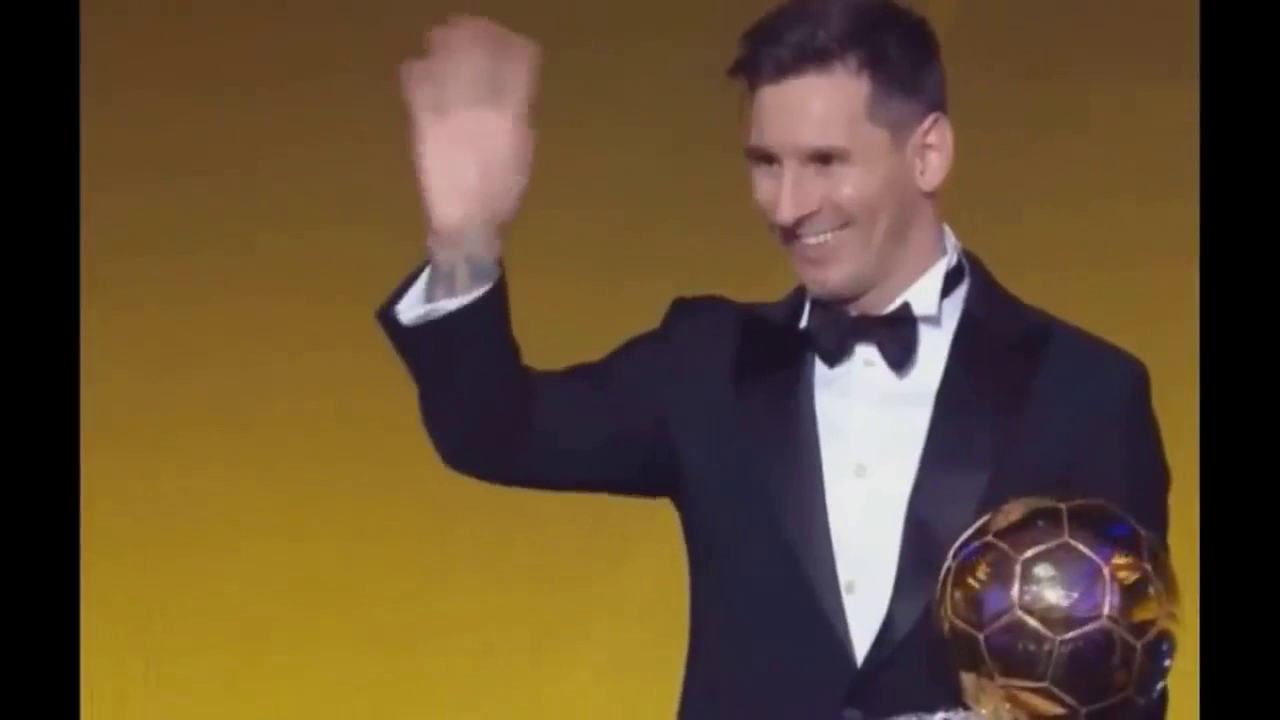
#> input picture frame 18 of video/la_cabra.mp4, 1280 x 720 px
$ python app.py
#> lines starting #> are read from the running program, lines starting #| are printed output that depends on the picture; after the words box and inside, x2 and y2 are one past the last pixel; in counts of white or black regions, pixels touching at a corner belong together
import cv2
import threading
import numpy as np


cascPath = "haarcascade_frontalface_default.xml"
eyePath = "haarcascade_eye.xml"


face_cascade = cv2.CascadeClassifier(cv2.data.haarcascades + cascPath)
eye_cascade = cv2.CascadeClassifier(cv2.data.haarcascades + eyePath)


if face_cascade.empty() or eye_cascade.empty():
    print("Erro: Não foi possível carregar os classificadores Haar Cascade.")
    exit()


cap = cv2.VideoCapture('video/la_cabra.mp4')
if not cap.isOpened():
    print("Erro: Não foi possível abrir o arquivo de vídeo.")
    exit()

cap_lock = threading.Lock()

while True:
    ret, img = cap.read()
#> img is the input picture: shape (720, 1280, 3); mean B, G, R 49.3, 78.3, 100.2
    if not ret:
        break


    gray = cv2.cvtColor(img, cv2.COLOR_BGR2GRAY)
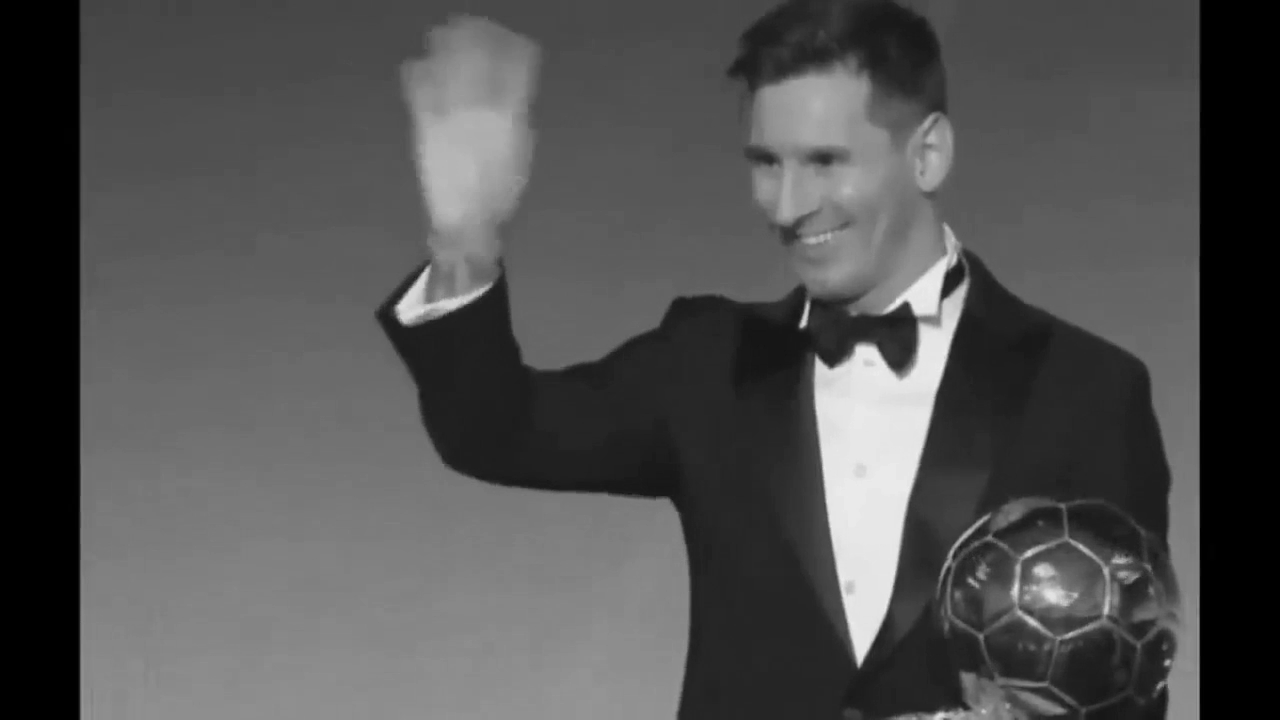
#> gray: shape (720, 1280); min 0, max 240, mean 81.5


    faces = face_cascade.detectMultiScale(gray, 1.3, 5)
#> faces = [[889, 121, 69, 69], [696, 79, 208, 208]]


    for (x, y, w, h) in faces:
        cv2.rectangle(img, (x, y), (x + w, y + h), (55, 1, 10), 2)
        roi_gray = gray[y:y+h, x:x+w]
        roi_color = img[y:y+h, x:x+w]

        eyes = eye_cascade.detectMultiScale(roi_gray, 1.3, 5)
        for (ex, ey, ew, eh) in eyes:
            cv2.rectangle(roi_color, (ex, ey), (ex + ew, ey + eh), (0, 255, 0), 2)
#> this loop made 2 passes
#> (x, y, w, h, eyes) on pass 2: (696, 79, 208, 208, [[98, 50, 59, 59]])
#> pass 1, `roi_gray = gray[y:y+h, x:x+w]`:
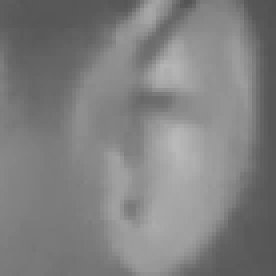
#> roi_gray: shape (69, 69) (shown 4 times larger); min 82, max 185, mean 127.9
#> pass 1, `roi_color = img[y:y+h, x:x+w]`:
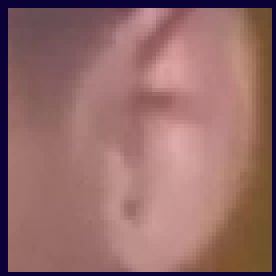
#> roi_color: shape (69, 69, 3) (shown 4 times larger); mean B, G, R 105.4, 107.1, 149.3
#> pass 2, `roi_gray = gray[y:y+h, x:x+w]`:
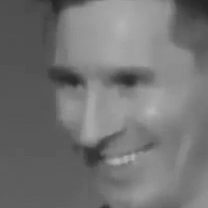
#> roi_gray: shape (208, 208); min 37, max 182, mean 115.8
#> pass 2, `roi_color = img[y:y+h, x:x+w]`:
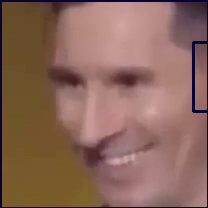
#> roi_color: shape (208, 208, 3); mean B, G, R 91.1, 103.2, 139.4
#> after the loop:
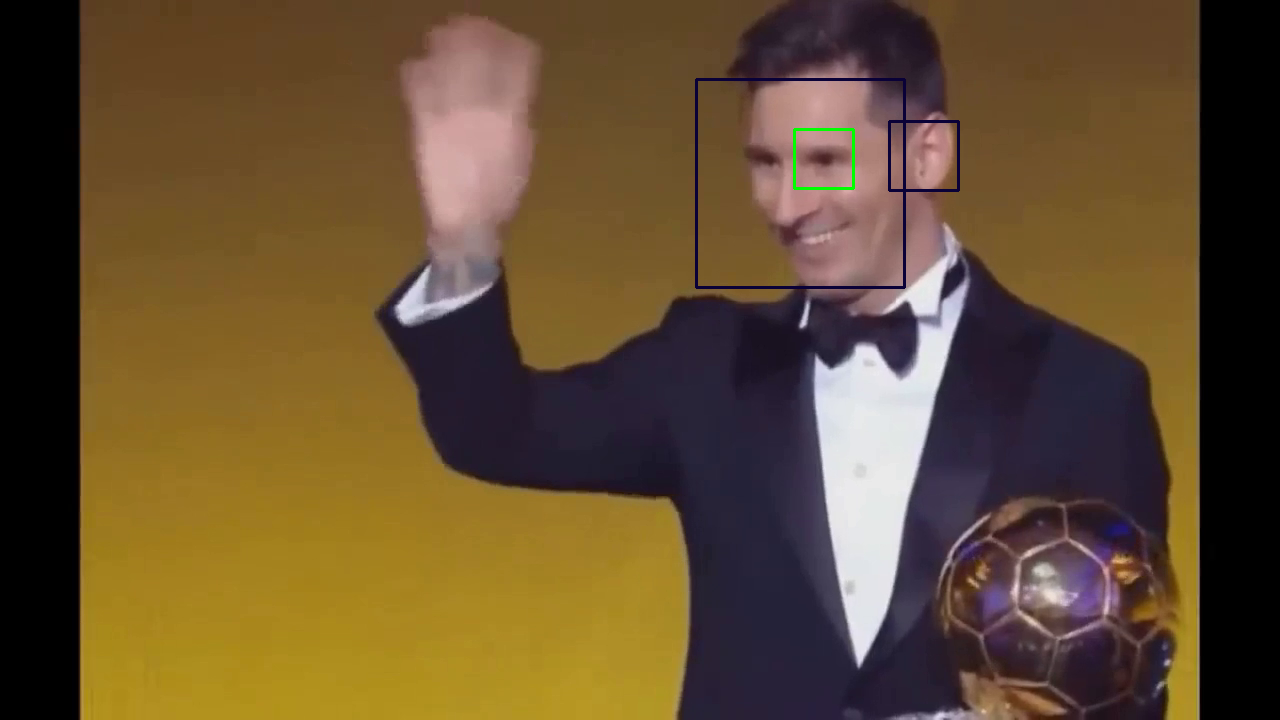
#> img: shape (720, 1280, 3); 0.43% of pixels changed, all inside (x1, y1, x2, y2) = (695, 78, 960, 289)
#> after the loop:
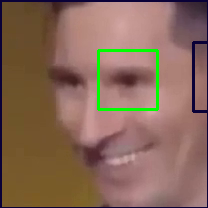
#> roi_color: shape (208, 208, 3); 1.63% of pixels changed, all inside (x1, y1, x2, y2) = (97, 49, 159, 111)


    cv2.imshow('img', img)


    k = cv2.waitKey(30) & 0xff
#> (key Esc is pressed here)
    if k == 27:
        break


cap.release()
cv2.destroyAllWindows()

$ run again, starting later in the video
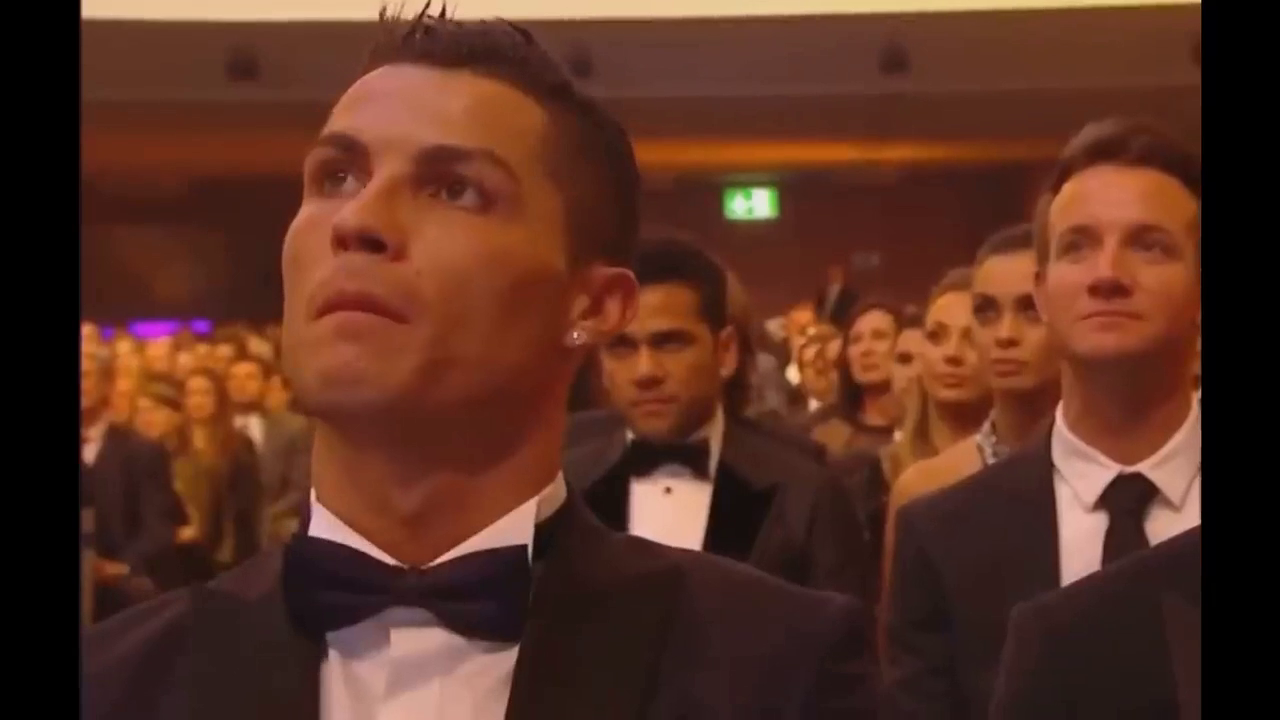
#> input picture frame 85 of video/la_cabra.mp4, 1280 x 720 px
#> img is the input picture: shape (720, 1280, 3); mean B, G, R 34.9, 49, 89.8
#> `gray = cv2.cvtColor(img, cv2.COLOR_BGR2GRAY)`:
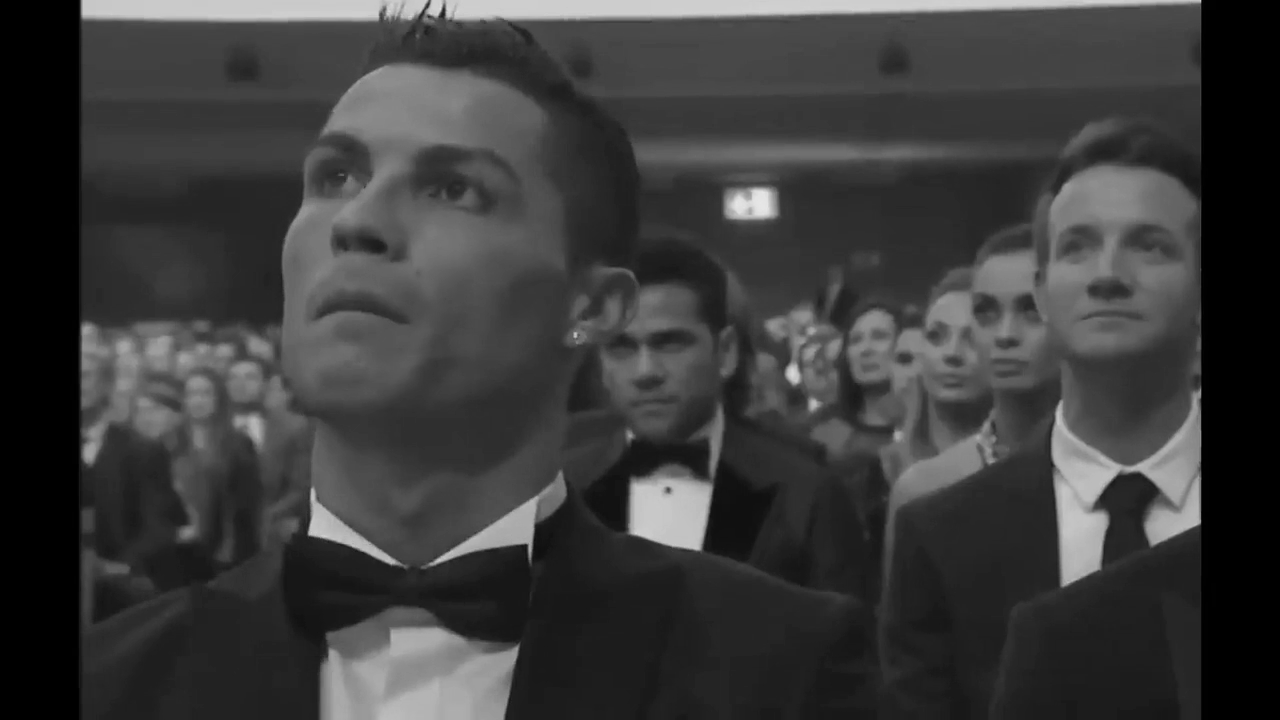
#> gray: shape (720, 1280); min 0, max 231, mean 59.6
#> faces = [[837, 315, 62, 62], [912, 304, 86, 86], [944, 261, 128, 128], [578, 292, 142, 142], [1016, 163, 201, 201], [76, 265, 176, 176]]
#> the loop `for (x, y, w, h) in faces:` made 6 passes
#> after the loop `for (x, y, w, h) in faces:`:
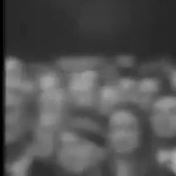
#> roi_gray: shape (176, 176); min 0, max 175, mean 81.6

$ run again, starting later in the video
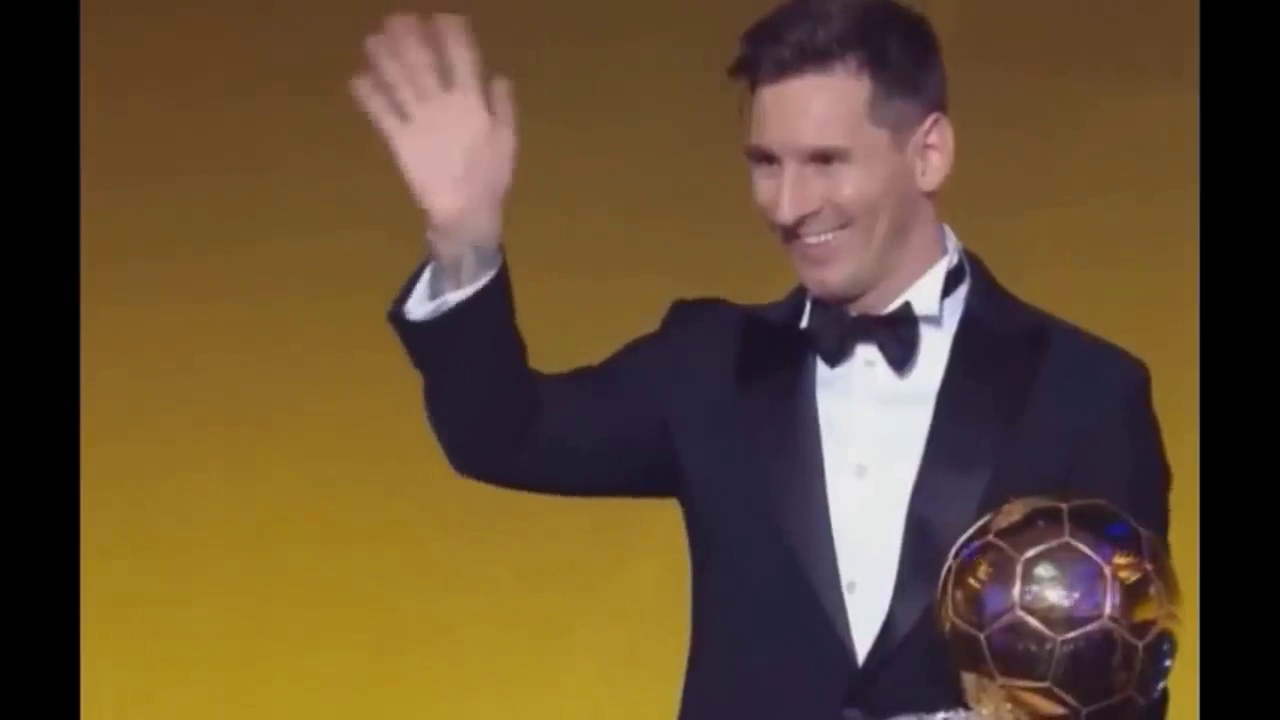
#> input picture frame 151 of video/la_cabra.mp4, 1280 x 720 px
#> img is the input picture: shape (720, 1280, 3); mean B, G, R 49.7, 78.4, 100.9
#> `gray = cv2.cvtColor(img, cv2.COLOR_BGR2GRAY)`:
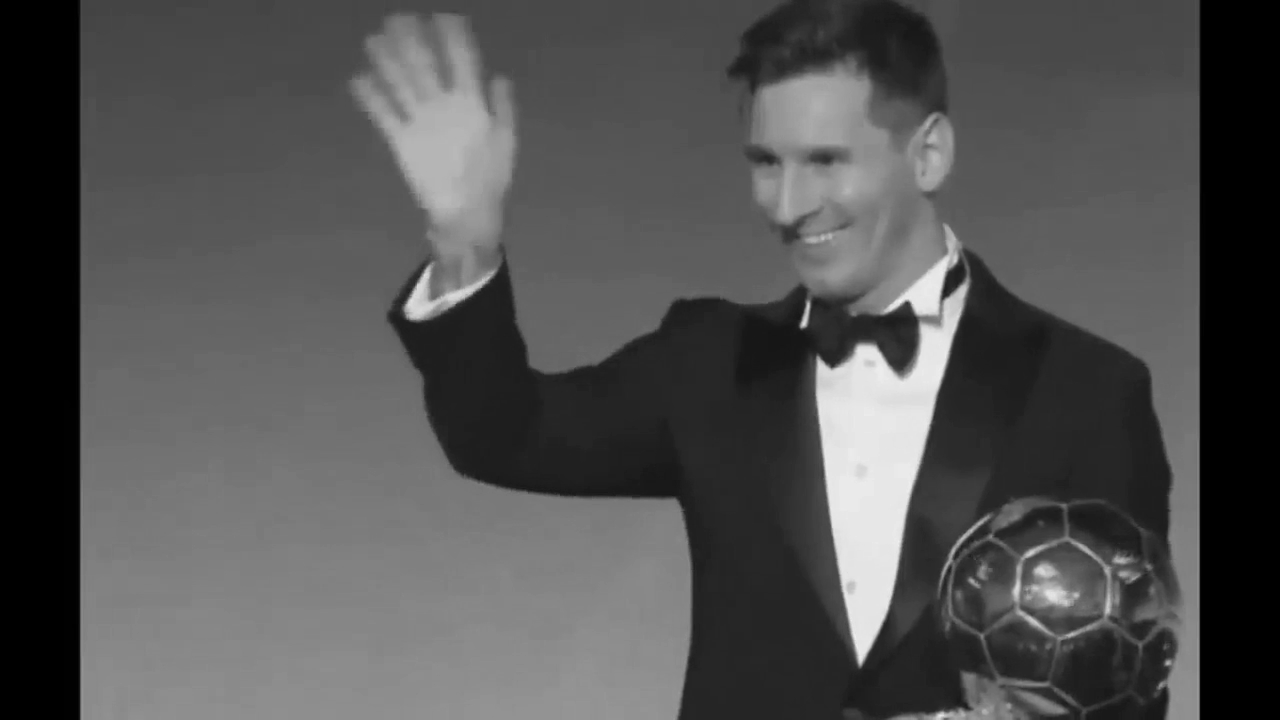
#> gray: shape (720, 1280); min 0, max 241, mean 81.8
#> faces = [[896, 122, 66, 66], [695, 81, 209, 209]]
#> the loop `for (x, y, w, h) in faces:` made 2 passes
#> after the loop `for (x, y, w, h) in faces:`:
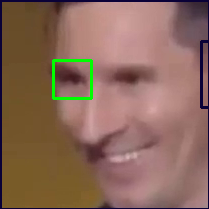
#> roi_color: shape (209, 209, 3); mean B, G, R 89.9, 105, 138.6
